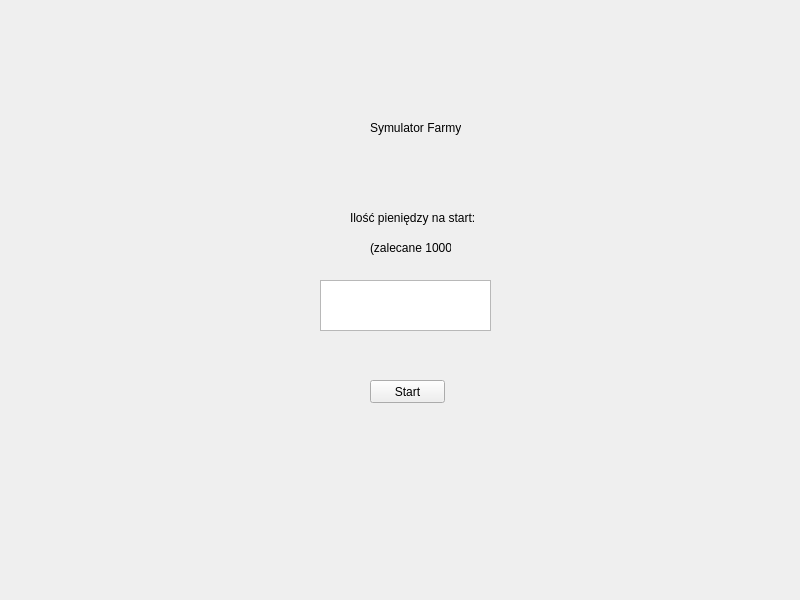
<?xml version="1.0" encoding="UTF-8"?>
<ui version="4.0">
 <class>CPoczatek</class>
 <widget class="QWidget" name="CPoczatek">
  <property name="geometry">
   <rect>
    <x>0</x>
    <y>0</y>
    <width>800</width>
    <height>600</height>
   </rect>
  </property>
  <property name="windowTitle">
   <string>Form</string>
  </property>
  <widget class="QPushButton" name="pushButton">
   <property name="geometry">
    <rect>
     <x>370</x>
     <y>380</y>
     <width>75</width>
     <height>23</height>
    </rect>
   </property>
   <property name="text">
    <string>Start</string>
   </property>
  </widget>
  <widget class="QLabel" name="label">
   <property name="geometry">
    <rect>
     <x>370</x>
     <y>120</y>
     <width>91</width>
     <height>16</height>
    </rect>
   </property>
   <property name="text">
    <string>Symulator Farmy</string>
   </property>
  </widget>
  <widget class="QLabel" name="label_2">
   <property name="geometry">
    <rect>
     <x>350</x>
     <y>210</y>
     <width>131</width>
     <height>16</height>
    </rect>
   </property>
   <property name="text">
    <string>Ilość pieniędzy na start:</string>
   </property>
  </widget>
  <widget class="QTextEdit" name="textEdit">
   <property name="geometry">
    <rect>
     <x>320</x>
     <y>280</y>
     <width>171</width>
     <height>51</height>
    </rect>
   </property>
  </widget>
  <widget class="QLabel" name="label_3">
   <property name="geometry">
    <rect>
     <x>370</x>
     <y>240</y>
     <width>81</width>
     <height>16</height>
    </rect>
   </property>
   <property name="text">
    <string>(zalecane 1000)</string>
   </property>
  </widget>
 </widget>
 <resources/>
 <connections/>
</ui>
